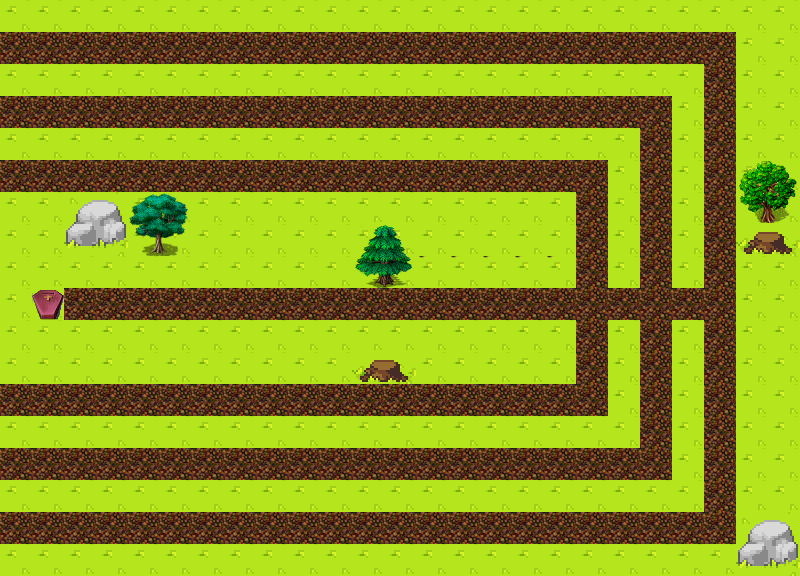

Tiled map render using the project's own tile images. Description and the map definition, with tile-layer contents summarised, below:
An orthogonal 25x18 tile map with 32x32 px tiles, 1 tile layer (Calque de Tile 1).

<map version="1.0" orientation="orthogonal" width="25" height="18" tilewidth="32" tileheight="32">
 <tileset firstgid="1" source="fullTileset.tsx" />
 <layer name="Calque de Tile 1" width="25" height="18">
  <data>[450 cells, 450 non-empty, 22 distinct tile ids]</data>
 </layer>
</map>